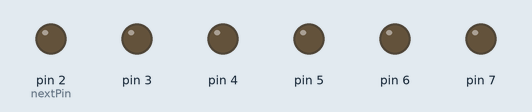
The sketch below on a simulated Arduino Uno, built with avr-gcc and run on an emulated ATmega328P. On the bench: output pins drawn as LEDs (lit = HIGH).

Above: at 0.1 s.
At 59.1 s:
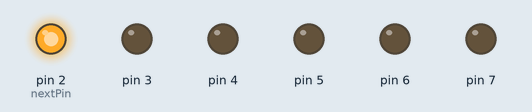
At 119.1 s:
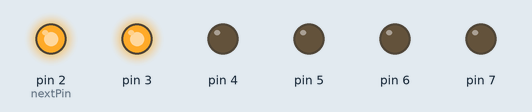
Timing chart, 0 to 120.6 s (numbered marks = the images above):
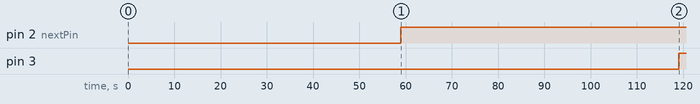

Measured:
- by itself, pin 2 (nextPin): LOW → HIGH at 59.0 s
- by itself, pin 3: LOW → HIGH at 119 s

The sketch:

digital_hourglass.ino
```cpp
int elapsedSeconds = 0;
int nextPin = 2;
void setup() {
  // put your setup code here, to run once:
  pinMode(2,OUTPUT);
  pinMode(3,OUTPUT);
  pinMode(4,OUTPUT);
  pinMode(5,OUTPUT);
  pinMode(6,OUTPUT);
  pinMode(7,OUTPUT);
  elapsedSeconds = 0;
  nextPin = 2;
}

void loop() {
  // put your main code here, to run repeatedly:
    elapsedSeconds++;
    if(elapsedSeconds%60==0){
        digitalWrite(nextPin++,HIGH);
    }
    delay(1000);
}
```
